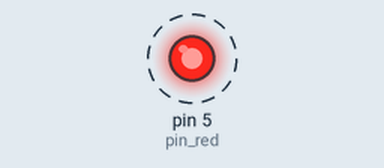
Simulated run of this sketch. Board: Arduino Uno, built with avr-gcc and run on an emulated ATmega328P. On the bench: output pins drawn as LEDs (lit = HIGH). Dashed ring = blinking.

Above: at 0.05 s.
Timing chart, 0 to 3.0 s (numbered marks = the images above):
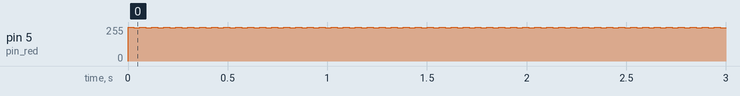

Measured:
- by itself, pin 5 (pin_red): alternates 255/255 for 0.03 s and 250/255 for 0.03 s

The sketch:

rgbLED_1.ino
```cpp
/*
const int pin_red = 23;
const int pin_grn = 35;
const int pin_blu = 36;
*/
const int pin_red = 5;
const int pin_grn = 6;
const int pin_blu = 11;

void setup() {
  analogWrite(pin_red,255);
  //analogWrite(pin_grn,255);
  //analogWrite(pin_blu,255);

}

void loop() {
  int i;

  for(i = 0; i < 255; i = i+1);
  {
    analogWrite(pin_red,i);
    //analogWrite(pin_grn,i);
    //analogWrite(pin_blu,i);
    delay(30);

  }
  for(i = 255; i >= 255; i = i-5);
  {
    analogWrite(pin_red,i);
    //analogWrite(pin_grn,i);
    //analogWrite(pin_blu,i);
    delay(30);

  }

}
```
